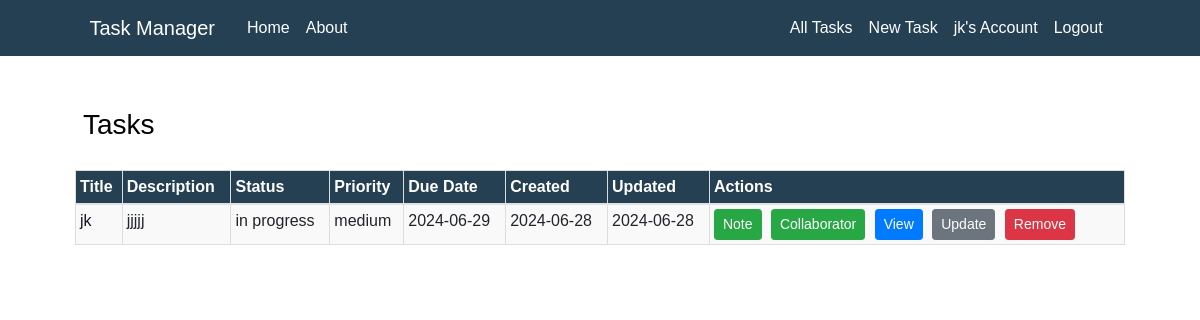
/tasks (signed in), run on an earlier commit of the app's database.
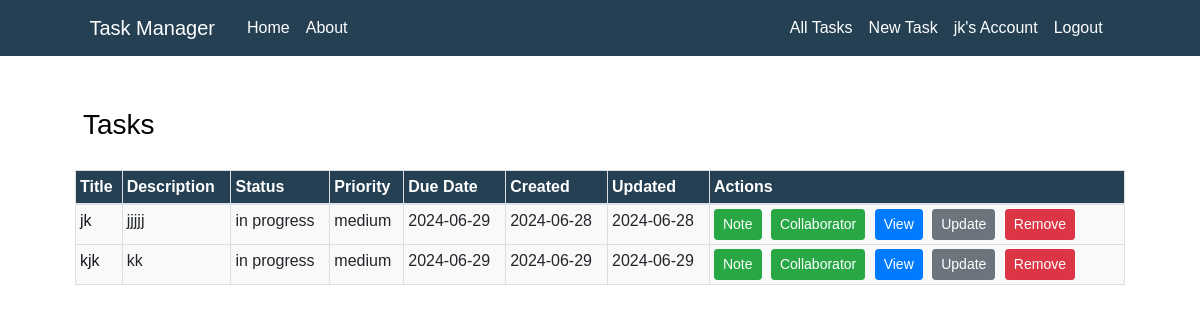
And on a later commit of the database.
### TaskManager/models.py (models this page shows, shortened)
class User(db.Model, UserMixin):
    id = db.Column(db.Integer, primary_key=True)
    username = db.Column(db.String(50), unique=True, nullable=False)
    email = db.Column(db.String(100), unique=True, nullable=False)
    password = db.Column(db.String(255), nullable=False)
    date_joined = db.Column(db.DateTime, default=datetime.now)
    last_login = db.Column(db.DateTime, default=datetime.now)
    tasks = db.relationship('Task', backref='user', lazy=True)
    task_collaborators = db.relationship('TaskCollaborator', backref='user', lazy=True)

class Task(db.Model):
    id = db.Column(db.Integer, primary_key=True)
    user_id = db.Column(db.Integer, db.ForeignKey('user.id'), nullable=False)
    title = db.Column(db.String(255), nullable=False)
    description = db.Column(db.Text)
    status = db.Column(db.Enum('in progress', 'completed', 'pending'), default='in progress')
    priority = db.Column(db.Enum('low', 'medium', 'high'), default='medium')
    due_date = db.Column(db.DateTime, default=datetime.utcnow)
    created_at = db.Column(db.DateTime, default=datetime.utcnow)
    updated_at = db.Column(db.DateTime, default=datetime.utcnow, onupdate=datetime.utcnow)
    notes = db.relationship(
        'Note', backref='task', lazy=True, cascade='all, delete-orphan')
    task_collaborators = db.relationship(
        'TaskCollaborator', backref='task', lazy=True, cascade='all, delete-orphan')

### TaskManager/routes.py (the view)
@app.route("/tasks")
@login_required
def all_tasks():
    tasks = current_user.tasks
    return render_template('all_tasks.html', tasks=tasks)

### TaskManager/models.py (called while the page is built)
@login_manager.user_loader
def load_user(user_id):
    return User.query.get(int(user_id))

### TaskManager/templates/all_tasks.html (shortened to what this page needs)
{% extends "layout.html" %}
{% import 'macros.html' as macros %}
{% block content %}
    <h3 class="content-section">Tasks</h3>
    <table class="table table-bordered">
        <thead class="bg-steel">
            <tr>
                <th>Title</th>
                <th>Description</th>
                <th>Status</th>
                <th>Priority</th>
                <th>Due Date</th>
                <th>Created</th>
                <th>Updated</th>
                <th>Actions</th>
            </tr>
        </thead>
        <tbody>
            {% for task in tasks %}
                <tr>
                    <td class="article-title">{{ task.title }}</td>
                    <td class="article-content">{{ task.description }}</td>
                    <td>{{ task.status }}</td>
                    <td>{{ task.priority }}</td>
                    <td>{{ task.due_date.strftime('%Y-%m-%d') }}</td>
                    <td>{{ task.created_at.strftime('%Y-%m-%d') }}</td>
                    <td>{{ task.updated_at.strftime('%Y-%m-%d') }}</td>
                    <td class="table-actions">
                        <a href="{{ url_for('new_note', task_id=task.id) }}" class="btn btn-success btn-sm">
                             Note
                        </a>
                        <a href="{{ url_for('new_collaborator', task_id=task.id) }}" class="btn btn-success btn-sm">
                             Collaborator
                        </a>
                        <a href="{{ url_for('task', task_id=task.id) }}" class="btn btn-primary btn-sm">View</a>
                        <a href="{{ url_for('update_task', task_id=task.id) }}" class="btn btn-secondary btn-sm">Update</a>
                        <button type="button" class="btn btn-danger btn-sm" data-toggle="modal" data-target="#deleteModal{{ task.id }}">
                            Remove
                        </button>
                    </td>
                </tr>
            {% endfor %}
        </tbody>
    </table>
{% endblock content %}

### TaskManager/templates/layout.html (shortened to what this page needs)
<!DOCTYPE html>
<html>
<head>
    <link rel="stylesheet" href="https://maxcdn.bootstrapcdn.com/bootstrap/4.0.0/css/bootstrap.min.css">
    <link rel="stylesheet" type="text/css" href="{{ url_for('static', filename='main.css') }}">
</head>
<body>
    <header class="site-header">
      <nav class="navbar navbar-expand-md navbar-dark bg-steel fixed-top">
        <div class="container">
          <a class="navbar-brand mr-4" href="/">Task Manager</a>
          <div class="collapse navbar-collapse" id="navbarToggle">
            <div class="navbar-nav mr-auto">
              <a class="nav-item nav-link" href="{{ url_for('home') }}">Home</a>
              <a class="nav-item nav-link" href="{{ url_for('about') }}">About</a>
            </div>
            <div class="navbar-nav">
              {% if current_user.is_authenticated %}
                <a class="nav-item nav-link" href="{{ url_for('all_tasks') }}"> All Tasks </a>
                <a class="nav-item nav-link" href="{{ url_for('new_task') }}">New Task</a>
                <a class="nav-item nav-link" href="{{ url_for('account') }}">{{ current_user.username }}'s Account</a>
                <a class="nav-item nav-link" href="{{ url_for('logout') }}">Logout</a>
              {% else %}
                <a class="nav-item nav-link" href="{{ url_for('login') }}">Login</a>
                <a class="nav-item nav-link" href="{{ url_for('register') }}">Register</a>
              {% endif %}
            </div>
          </div>
        </div>
      </nav>
    </header>
    <main role="main" class="container">
      <div class="row">
        <div class="col-md-12">
          {% block content %}{% endblock %}
        </div>
      </div>
    </main>
  </body>
</html>

### TaskManager/static/main.css (style rules this page uses)
body { width: 100%; height: 100vh; font-family: Arial, sans-serif; background-image: url('my-main.jpg'); background-position: center; background-size: cover; position: relative; margin-top: 5rem; }
h1, h2, h3, h4, h5, h6 { color: #030303; }
.bg-steel { background-color: #254053; color: #ffffff; }
.table { width: 100%; margin: 20px 0; border-collapse:collapse; }
.table th, .table td { border: 1px solid #dddddd; padding: 4px; text-align: left; }
.table th { background-color: #254053; color: #ffffff; }
.table td { background-color: #f9f9f9; }
.table-actions a { margin-right: 5px; }
.container { width: 90%; max-width: 1200px; margin: 0 auto; }
.content-section { background: #ffffff; padding: 8px; border-radius: 2px; margin-top: 20px; }
.article-title { color: #161720; }
.article-content { white-space: pre-line; }
.site-header .navbar-nav .nav-link { color: #fdfeff; }

What changed in the data, as far as the page shows it:
added Task: title "kjk", description "kk", status "in progress", priority "medium", due_date "2024-06-29", created_at "2024-06-29", updated_at "2024-06-29"
